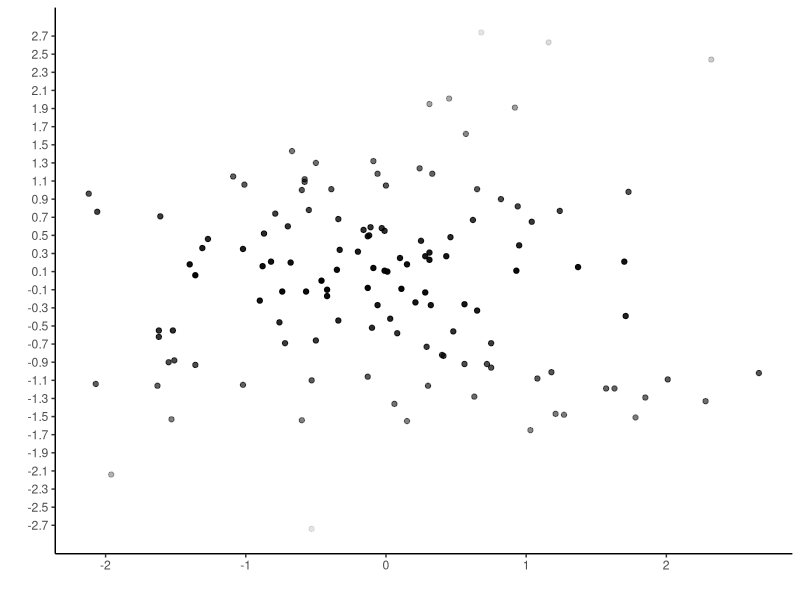
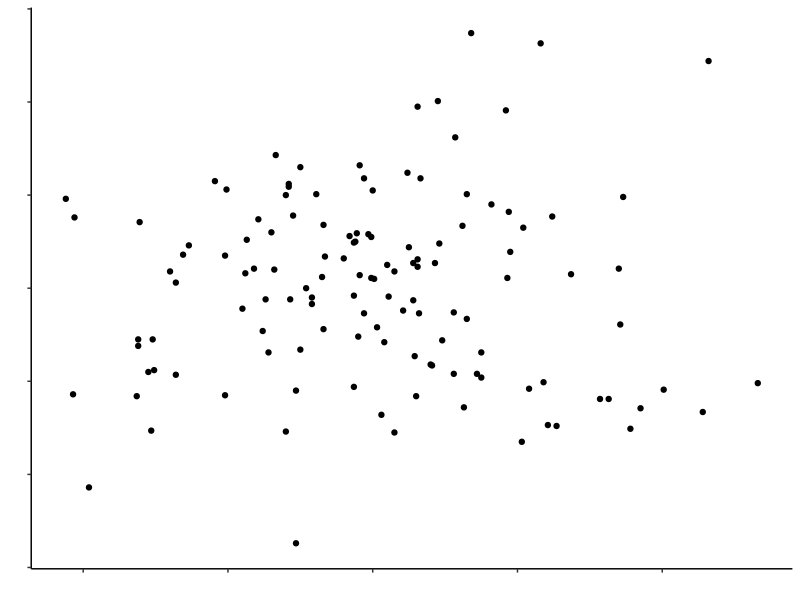
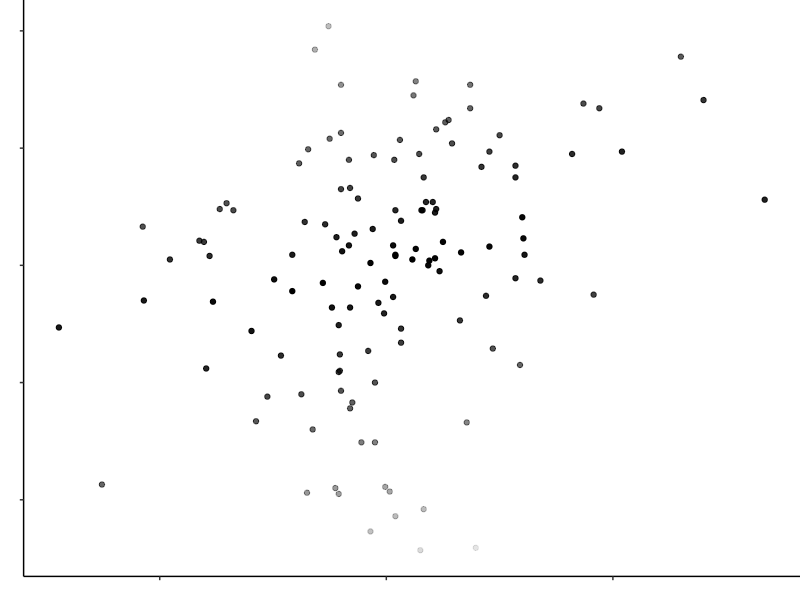
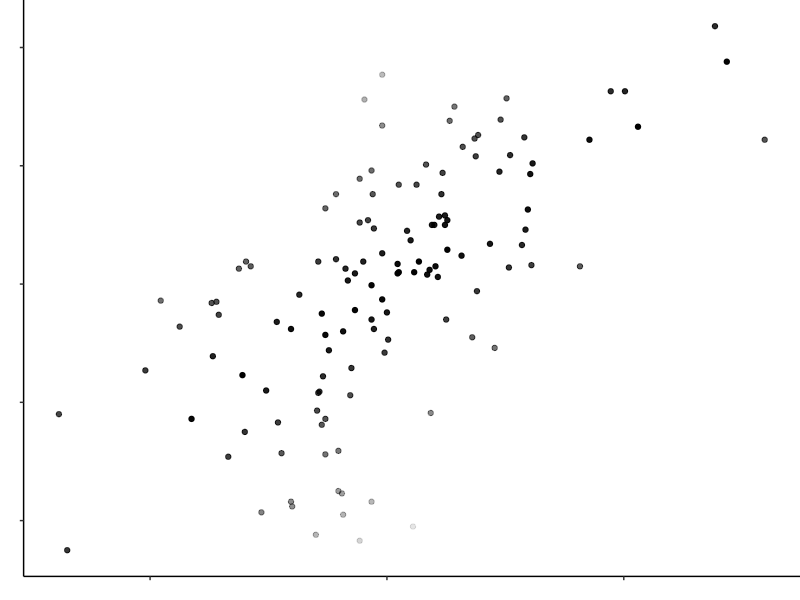
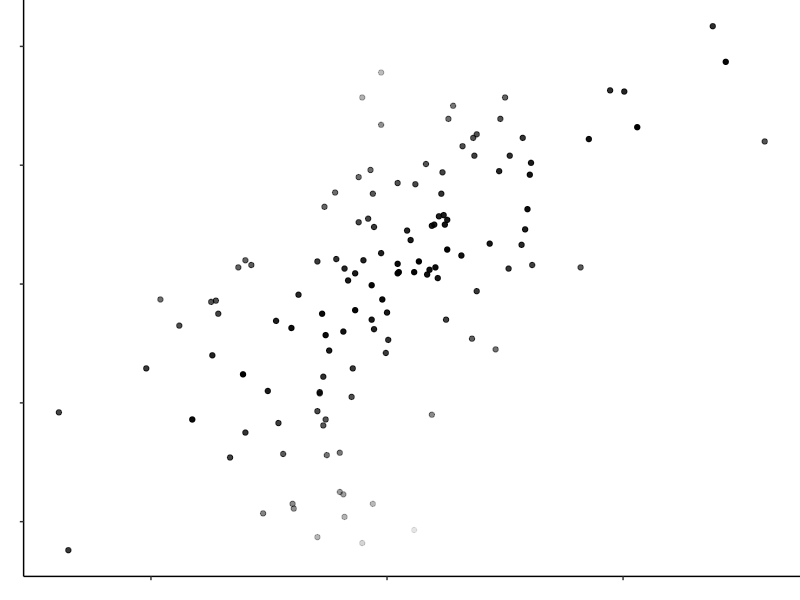
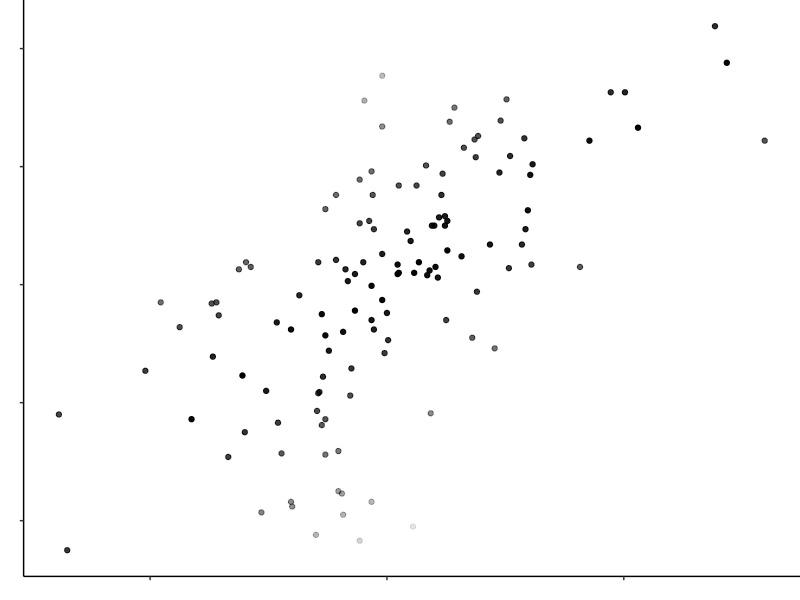
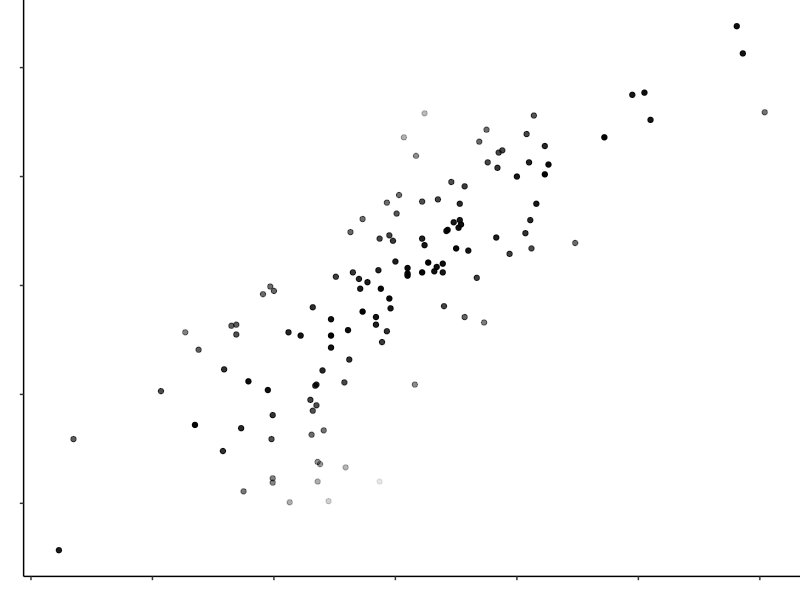
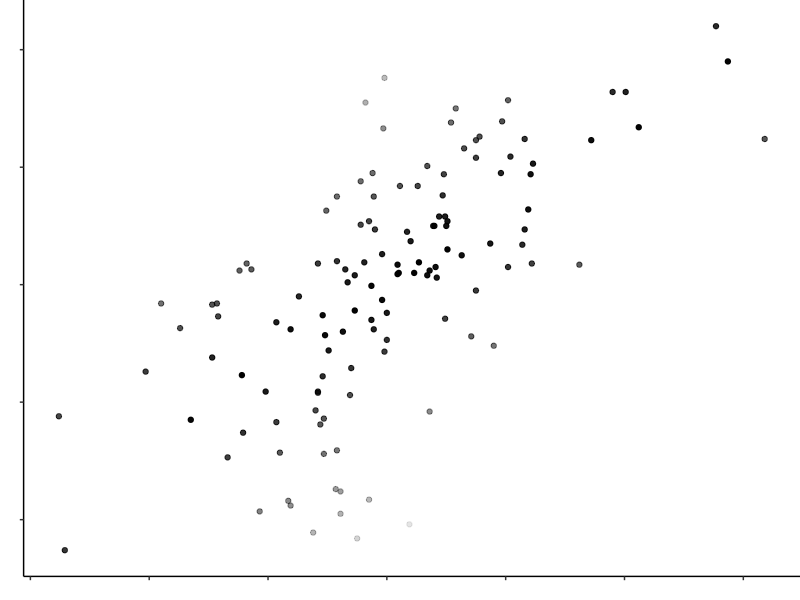

Write R code to recreate these figures, in order. (Note: this script raises an error after producing the figures.)
## ---- chunk 1
knitr::opts_chunk$set(echo = TRUE)
## ---- chunk 2
library(MASS)
library(tidyverse)
library(Hmisc)
library(modelr)
library(scales)
library(gtools)
## ---- chunk 3
number_of_participants = 1

number_of_trials = 30

set.seed(1234)

my_ss <- rep(1:number_of_participants, each = number_of_trials)

my_rs <- rep(runif(number_of_trials, min = 0.2, max = 0.9), number_of_participants)

correlations <- tibble(my_ss = rep(my_ss, each = 6),  my_rs = rep(my_rs, each = 6))
## ---- chunk 4
add_residual_function <- function(my_desired_r) {
  
  set.seed(1234)

  my_sample_size = 128
  
  mean_variable_1 = 0
  sd_variable_1 = 1
  
  mean_variable_2 = 0
  sd_variable_2 = 1
  
  mu <- c(mean_variable_1, mean_variable_2) 
  
  myr <- my_desired_r * sqrt(sd_variable_1) * sqrt(sd_variable_2)
  
  mysigma <- matrix(c(sd_variable_1, myr, myr, sd_variable_2), 2, 2) 
  
  corr_data = as_tibble(mvrnorm(my_sample_size, mu, mysigma, empirical = TRUE))
  
  corr_model <- lm(V2 ~ V1, data = corr_data)
  
  my_residuals <- abs(residuals(corr_model))
  
  data_with_resid <- round(cbind(corr_data, my_residuals), 2)
  
  return(sum(data_with_resid$my_residuals))
  
}
## ---- chunk 5
r_vec <- correlations$my_rs
res_vec <- c()
## ---- chunk 6
set.seed(1234)

for(value in r_vec) {
  new_value <- add_residual_function(value)
  res_vec <- c(res_vec, new_value) 
}
## ---- chunk 7
item_no <- rep(1:30, each = 6)
full_data <- cbind(item_no, correlations, res_vec)
## ---- chunk 8
set.seed(1234)

my_sample_size = 128

my_desired_r = 0

mean_variable_1 = 0
sd_variable_1 = 1

mean_variable_2 = 0
sd_variable_2 = 1

mu <- c(mean_variable_1, mean_variable_2) 

myr <- my_desired_r * sqrt(sd_variable_1) * sqrt(sd_variable_2)

mysigma <- matrix(c(sd_variable_1, myr, myr, sd_variable_2), 2, 2) 

corr_data = as_tibble(mvrnorm(my_sample_size, mu, mysigma, empirical = TRUE))

corr_model <- lm(V2 ~ V1, data = corr_data)

my_residuals <- abs(residuals(corr_model))

data_with_resid <- round(cbind(corr_data, my_residuals), 2)

ggplot(data_with_resid, aes(x = V1, y = V2)) +
  geom_point(aes(alpha = -my_residuals))  +
  #geom_smooth(method = "lm", se = FALSE) +
  labs(x = "", y = "") +
  theme_classic() +
  #theme(axis.text = element_blank()) +
  theme(legend.position = "None") +
    scale_y_continuous(breaks = round(seq(min(data_with_resid$V2), max(data_with_resid$V1), by = 0.2),1))

## ---- chunk 9
set.seed(1234)

my_sample_size = 128

my_desired_r = 

mean_variable_1 = 0
sd_variable_1 = 1

mean_variable_2 = 0
sd_variable_2 = 1

mu <- c(mean_variable_1, mean_variable_2) 

myr <- my_desired_r * sqrt(sd_variable_1) * sqrt(sd_variable_2)

mysigma <- matrix(c(sd_variable_1, myr, myr, sd_variable_2), 2, 2) 

corr_data = as_tibble(mvrnorm(my_sample_size, mu, mysigma, empirical = TRUE))

corr_model <- lm(V2 ~ V1, data = corr_data)

my_residuals <- abs(residuals(corr_model))

data_with_resid <- round(cbind(corr_data, my_residuals), 2)

ggplot(data_with_resid, aes(x = V1, y = V2)) +
  geom_point()  +
  #geom_smooth(method = "lm", se = FALSE) +
  labs(x = "", y = "") +
  theme_classic() +
  theme(axis.text = element_blank()) +
  theme(legend.position = "None")
## ---- chunk 10
# This function generates plots with the point contrast encoding (Y condition). As the experiment is 3*2, 3 x 30
# plots are needed with the encoding, 30 of each for the small (S), medium (M), and large (L) conditions. This is 
# accomplished by changing the second name argument in the ggsave function. See the comment on line 215 for more 
# detail. NB This chunk must be run again to update the function when changing the size labeling.

plot_generation_with_enc_function <- function(my_desired_r) {
  set.seed(1234)
  
  my_sample_size = 128
  
  mean_variable_1 = 0
  sd_variable_1 = 1
  
  mean_variable_2 = 0
  sd_variable_2 = 1
  
  mu <- c(mean_variable_1, mean_variable_2) 
  
  myr <- my_desired_r * sqrt(sd_variable_1) * sqrt(sd_variable_2)
  
  mysigma <- matrix(c(sd_variable_1, myr, myr, sd_variable_2), 2, 2) 
  
  corr_data = as_tibble(mvrnorm(my_sample_size, mu, mysigma, empirical = TRUE))
  
  corr_model <- lm(V2 ~ V1, data = corr_data)
  
  my_residuals <- abs(residuals(corr_model))
  
  data_with_resid <- round(cbind(corr_data, my_residuals), 2)

test_plot <- ggplot(data_with_resid, aes(x = V1, y = V2)) +
  geom_point(aes(alpha = -my_residuals))  +
  labs(x = "", y = "") +
  theme_classic() +
  theme(axis.text = element_blank()) +
  theme(plot.margin = unit(c(0,0,0,0), "cm")) +
  theme(legend.position = "None")

ggsave(test_plot,filename=paste0(counter, "S", "Y",".png"), # Currently set up to generate graphs labeled "small".
       device = "png",                                      # Change to "M" or "L" as necessary.
       bg = "white",
       path = "all_plots",
       units = "px",
       width = 1200,
       height = 1200,
)

return()
}
## ---- chunk 11
# This loop iterates the function above over the 30 r values in my_rs without the point contrast encoding.

counter = 1
for (value in my_rs) {
  plot_generation_with_enc_function(value)
  if (counter > 0) {
    counter = counter + 1
  }
  }
## ---- chunk 12
# This function generates plots without the point contrast encoding (N condition). As the experiment is 3*2, 3 x 30
# plots are needed without the encoding, 30 of each for the small (S), medium (M), and large (L) conditions. This is 
# accomplished by changing the second name argument in the ggsave function. See the comment on line 283 for more 
# detail. NB This chunk must be run again to update the function when changing the size labeling.

plot_generation_without_enc_function <- function(my_desired_r) {
  set.seed(1234)
  
  my_sample_size = 128
  
  mean_variable_1 = 0
  sd_variable_1 = 1
  
  mean_variable_2 = 0
  sd_variable_2 = 1
  
  mu <- c(mean_variable_1, mean_variable_2) 
  
  myr <- my_desired_r * sqrt(sd_variable_1) * sqrt(sd_variable_2)
  
  mysigma <- matrix(c(sd_variable_1, myr, myr, sd_variable_2), 2, 2) 
  
  corr_data = as_tibble(mvrnorm(my_sample_size, mu, mysigma, empirical = TRUE))
  
  corr_model <- lm(V2 ~ V1, data = corr_data)
  
  my_residuals <- abs(residuals(corr_model))
  
  data_with_resid <- round(cbind(corr_data, my_residuals), 2)

test_plot <- ggplot(data_with_resid, aes(x = V1, y = V2)) +
  geom_point()  +
  labs(x = "", y = "") +
  theme_classic() +
  theme(axis.text = element_blank()) +
  theme(plot.margin = unit(c(0,0,0,0), "cm")) +
  theme(legend.position = "None")

ggsave(test_plot,filename=paste0(counter, "S", "N",".png"), # Currently set up to generate graphs labeled small.
       device = "png",                                      # Change to "M" or "L" as necessary.
       bg = "white",
       path = "all_plots",
       units = "px",
       width = 1200,
       height = 1200,
)

return()
}
## ---- chunk 13
# This loop iterates the function above over the 30 r values in my_rs without the point contrast encoding.

counter = 1
for (value in my_rs) {
  plot_generation_without_enc_function(value)
  if (counter > 0) {
    counter = counter + 1
  }
  }
## ---- chunk 14
images <- mixedsort(list.files(path = "all_plots"))

plot_labels <- rep(c("all_plots/"), each = 180)

plots_with_labels <- paste(plot_labels, images, sep = "")

final_data <- full_data %>%
  select(-c(item_no, my_ss))

unique_item_no <- c(1:180)

instructions <- rep(c(""), each = 180)

data_with_plots <- cbind(unique_item_no, final_data, plots_with_labels, images)
## ---- chunk 15
mask_gen_function <- function() {

x <- LETTERS[1:20]
y <- paste0("var", seq(1,20))
data <- expand.grid(X=x, Y=y)
data$Z <- round(runif(400, 0, 1))

mask <- ggplot(data, aes(X, Y, fill= Z)) + 
  geom_tile() +
  scale_fill_gradient(low = "white", high = "black") +
  theme_void() +
  theme(legend.position = "None")

ggsave(mask,filename=paste("mask", counter,".png",sep=""),
       device = "png",
       bg = "white",
       path = "masks",
       units = "px",
       width = 1200,
       height = 1200,)
}

counter = 1
for (i in 1:186) {
  mask_gen_function()
  if (counter > 0) {
    counter = counter + 1
  }
}

masks <- mixedsort(list.files(path = "masks"))

mask_labels <- rep(c("masks/"), each = 186)

masks_with_labels <- paste(mask_labels, masks, sep = "")
## ---- chunk 16
size_w <- rep(c(0.86, 0.86, 0.34, 0.34, 0.215, 0.215), times = 30)

size_h <- rep(c(0.86, 0.86, 0.34, 0.34, 0.215, 0.215), times = 30)

data_with_sizes <- cbind(data_with_plots, size_h, size_w, instructions)
## ---- chunk 17
my_rs <- rep(c(0, 1), times = c(3, 3))

res_vec <- rep(c(0), times = 6)

plots_with_labels <- head(plots_with_labels)

images <- head(images)

unique_item_no <- c(181:186)

size_h <- rep(c(0.34), times = 6)

size_w <- rep(c(0.34), times = 6)

instructions <- rep(c("Please ignore the correlation displayed and set the slider to 0.",
                      "Please ignore the correlation displayed and set the slider to 1."),
                    times = c(3, 3))

attention_checks <- cbind(unique_item_no, my_rs, res_vec, plots_with_labels, images,
                          size_h, size_w, instructions)
## ---- chunk 18
E1_full_data <- rbind(data_with_sizes, attention_checks) %>%
  cbind(masks_with_labels)

write.csv(E1_full_data, "E1_full_data.csv", row.names = FALSE)
## ---- chunk 19
number_of_participants = 1

number_of_trials = 2

set.seed(12345)

my_ss <- rep(1:number_of_participants, each = number_of_trials)

my_rs <- rep(runif(number_of_trials, min = 0.2, max = 0.9), number_of_participants)

correlations <- tibble(my_ss, my_rs)
## ---- chunk 20
practice_plot_generation_without_enc_function <- function(my_desired_r) {
  set.seed(1234)
  
  my_sample_size = 128
  
  mean_variable_1 = 0
  sd_variable_1 = 1
  
  mean_variable_2 = 0
  sd_variable_2 = 1
  
  mu <- c(mean_variable_1, mean_variable_2) 
  
  myr <- my_desired_r * sqrt(sd_variable_1) * sqrt(sd_variable_2)
  
  mysigma <- matrix(c(sd_variable_1, myr, myr, sd_variable_2), 2, 2) 
  
  corr_data = as_tibble(mvrnorm(my_sample_size, mu, mysigma, empirical = TRUE))
  
  corr_model <- lm(V2 ~ V1, data = corr_data)
  
  my_residuals <- abs(residuals(corr_model))
  
  data_with_resid <- round(cbind(corr_data, my_residuals), 2)

test_plot <- ggplot(data_with_resid, aes(x = V1, y = V2)) +
  geom_point()  +
  labs(x = "", y = "") +
  theme_classic() +
  theme(axis.text = element_blank()) +
  theme(plot.margin = unit(c(0,0,0,0), "cm")) +
  theme(legend.position = "None")

ggsave(test_plot,filename=paste0(counter,"P",".png"), 
       device = "png",
       bg = "white",
       path = "practice_plots",
       units = "px",
       width = 1200,
       height = 1200,
)

return()
}
## ---- chunk 21
counter = 1
for (value in my_rs) {
  practice_plot_generation_without_enc_function(value)
  if (counter > 0) {
    counter = counter + 1
  }
  }
## ---- chunk 22
practice_images <- mixedsort(list.files(path = "practice_plots"))

size_h_p <- rep(c(0.34), times = 2)

size_w_p <- rep(c(0.34), times = 2)

practice_data <- cbind(practice_images, size_h_p, size_w_p)

write.csv(practice_data, "practice_plots.csv", row.names = FALSE)
